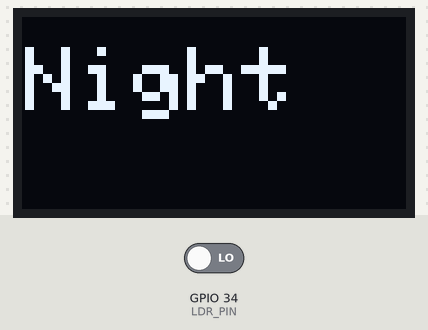
Bench run of a sketch on a simulated ESP32. Shown: 128×64 one-colour display. The test bench sets the inputs (shaded band); at power-on: GPIO 34 (LDR_PIN) LOW.

Above: at 1.2 s.
1.3 s: GPIO 34 (LDR_PIN) driven HIGH
At 1.8 s:
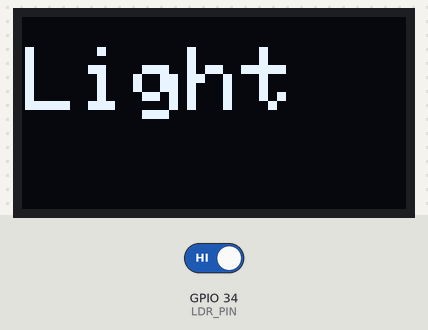
2.8 s: GPIO 34 (LDR_PIN) driven LOW
At 3.4 s:
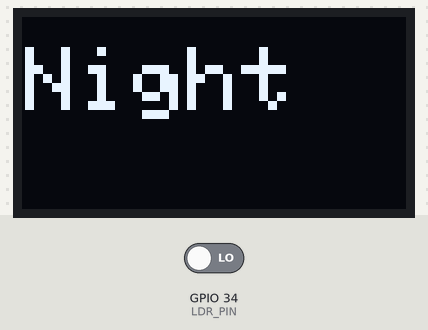
Timing chart, 0 to 5.8 s (numbered marks = the images above; inputs shaded):
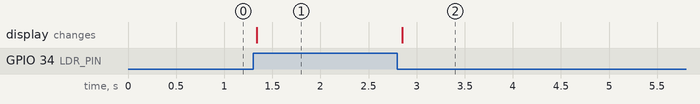

Measured:
- after the input at 1.3 s, the display: changes at once (image 1)
- after the input at 2.8 s, the display: changes after 0.05 s (image 2)

The sketch:

ExperimentTest.ino
```cpp
#include <Wire.h>
#include <Adafruit_GFX.h>
#include <Adafruit_SH110X.h>

// Constants
#define i2c_Address 0x3c
#define SCREEN_WIDTH 128 //OLED display width in pixels
#define SCREEN_HEIGHT 64 // OLED display height in pixels
#define OLED_RESET -1 // QT-PY / XIAO
#define LDR_PIN 34

Adafruit_SH1106G display = Adafruit_SH1106G(SCREEN_WIDTH, SCREEN_HEIGHT, &Wire, OLED_RESET);

void setup()
{
  // Initialize the display
  display.begin(i2c_Address,true);
  display.clearDisplay();
  display.setTextColor(SH110X_WHITE);
  // Initialize the LDR
  pinMode(LDR_PIN, INPUT);
  display.clearDisplay();
}

void loop()
{
  // reset display settings
  display.clearDisplay();
  display.setTextColor(SH110X_WHITE);

  // check if it is dark outside -> if it is, write accordingly
  if(digitalRead(LDR_PIN)==HIGH)
  {
      display.clearDisplay();

      display.setTextSize(3);
      display.setCursor(1, 10);
      display.print("Light");

      display.display();
  }

  // check if there it is light outside -> if it is, write accordingly
  else if(digitalRead(LDR_PIN)==LOW)
  {
      display.clearDisplay();

      display.setTextSize(3);
      display.setCursor(1, 10);
      display.print("Night");

      display.display();
  }

}
```
